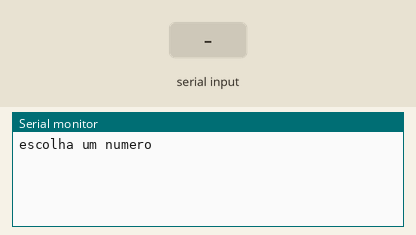
Simulated run of this sketch. Board: Arduino Uno, built with avr-gcc and run on an emulated ATmega328P. Parts: the last lines printed to the serial monitor. Inputs (shaded band) come from the test bench.

Above: at 1.2 s.
1.3 s: "90,45\n" received over Serial
At 1.7 s:
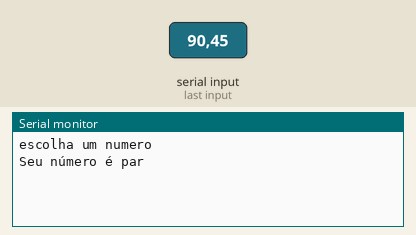
At 3.1 s:
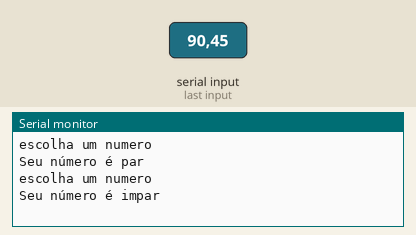

The sketch:

brave_blad_kieran6.ino
```cpp
// C++ code
//
long numero1 = 0;
long numero2 = 0;
void setup()

{
 Serial.begin(9600);
}

void loop()
{

    Serial.println("escolha um numero");
while( ! Serial.available() );
 numero1 = Serial.parseInt();

  if (numero1 %2 == 0){
 Serial.println("Seu número é par");
  } else {
 Serial.println("Seu número é impar");
  }
delay(1000);
}
```

Measured:
- after the input at 1.3 s, the serial monitor: prints a new line at once (image 1)
